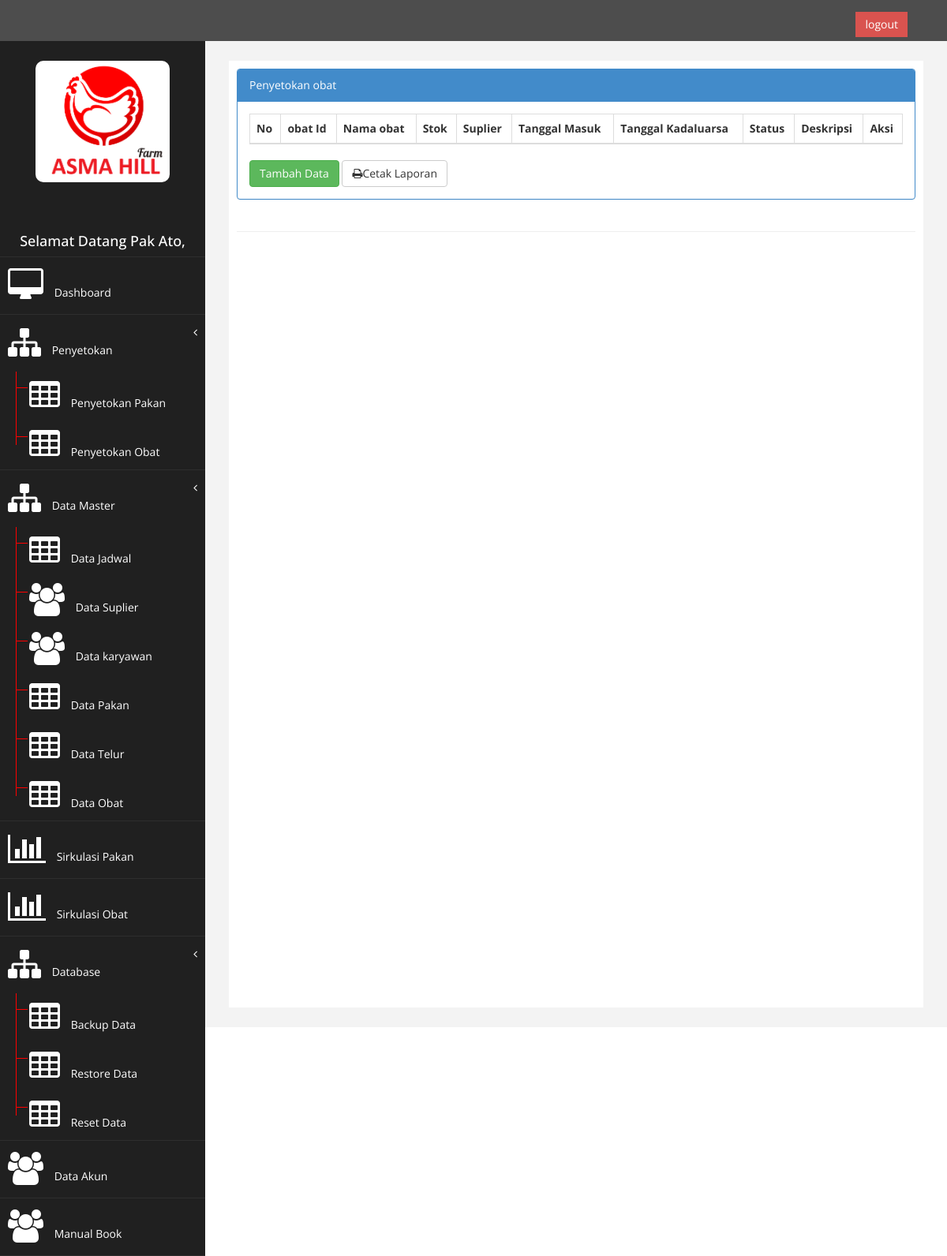
The app's page /index.php?page=view_stok_obat (signed in), older data.
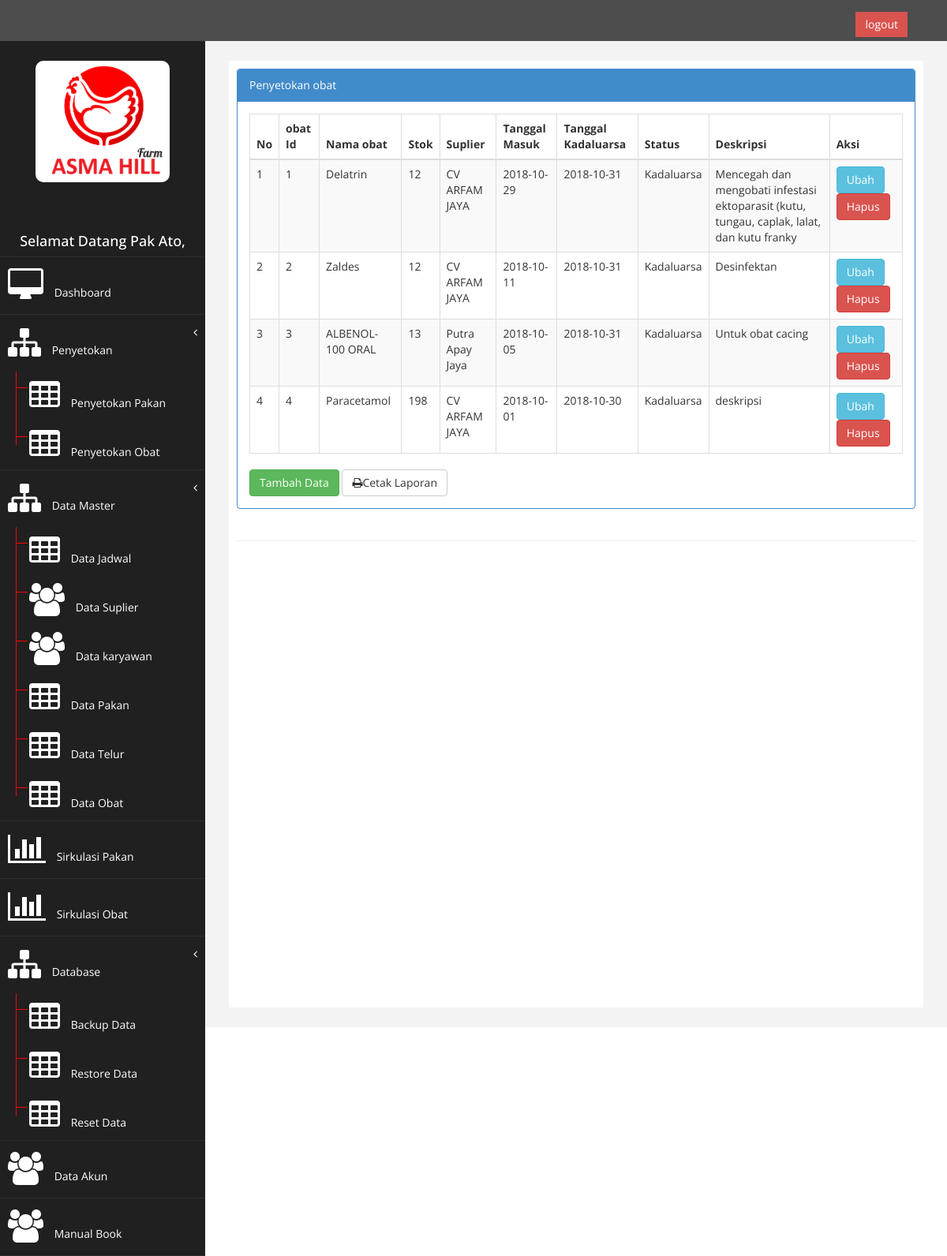
The same page, newer data.
### tables this page shows
CREATE TABLE `stok_obat` (
  `obat_id` int(11) NOT NULL AUTO_INCREMENT,
  `nama_obat` varchar(25) NOT NULL,
  `stok` int(11) NOT NULL,
  `id_suplier` int(5) NOT NULL,
  `id_kategori` int(11) NOT NULL,
  `tgl_masuk` date NOT NULL,
  `tgl_kadaluarsa` date NOT NULL,
  `deskripsi` varchar(100) NOT NULL,
  PRIMARY KEY (`obat_id`)
);

CREATE TABLE `tb_suplier` (
  `id_suplier` int(5) NOT NULL AUTO_INCREMENT,
  `nama_suplier` varchar(250) NOT NULL,
  `alamat_suplier` varchar(250) NOT NULL,
  `tlp_suplier` varchar(12) NOT NULL,
  PRIMARY KEY (`id_suplier`)
);

### page/stok_obat/stok_obat.php (the view, shortened to what this page needs)
<div class="row">
                <div class="col-md-12">
                    <div class="panel panel-primary">
                        <div class="panel-heading">
                             Penyetokan obat
                        </div>
                        <div class="panel-body">
                            <div class="table-responsive">
                                <table class="table table-striped table-bordered table-hover" id="dataTables-example">
                                    <thead>
                                        <tr>
                                            <th>No</th>
                                            <th>obat Id</th>
                                            <th>Nama obat</th>
                                            <th>Stok</th>
                                            <th>Suplier</th>
                                            <th>Tanggal Masuk</th>
                                            <th>Tanggal Kadaluarsa</th>
                                            <th>Status</th>
                                            <th>Deskripsi</th>
                                            <th>Aksi</th>
                                        </tr>
                                    </thead>
                                    <tbody>
                                    <?php error_reporting(E_ALL ^ E_NOTICE);
                                    $no = 1;
                                    $sql = $koneksi->query("select stok_obat.obat_id,stok_obat.nama_obat, stok_obat.stok, stok_obat.id_suplier, stok_obat.tgl_masuk, stok_obat.tgl_kadaluarsa, tb_suplier.nama_suplier,IF(DATEDIFF(NOW(),tgl_kadaluarsa)>0,'Kadaluarsa','Belum Kadaluarsa') AS kadaluarsa, stok_obat.deskripsi from stok_obat INNER JOIN tb_suplier ON stok_obat.id_suplier=tb_suplier.id_suplier ");
                                    while ($data= $sql->fetch_assoc()){
                                    ?>
                                    <tr>
                                    <td><?php echo $no++; ?></td>
                                     <td><?php echo $data['obat_id']; ?></td>
                                    <td><?php echo $data['nama_obat']; ?></td>
                                    <td><?php echo $data['stok']; ?></td>
                                    <td><?php echo $data['nama_suplier']; ?></td>
                                    <td><?php echo $data['tgl_masuk']; ?></td>
                                    <td><?php echo $data['tgl_kadaluarsa']; ?></td>
                                    <td><?php echo $data['kadaluarsa']; ?></td>
                                     <td><?php echo $data['deskripsi']; ?></td>
                                    <td>
                                    <a href="?page=view_stok_obat&aksi=ubah&id=<?php echo $data['obat_id'];?>"  class="btn btn-info">Ubah</a>
                                    <a onclick="return confirm('Anda Yakin Akan Menghapus Data Ini?')" href="?page=view_stok_obat&aksi=hapus&id=<?php echo $data['obat_id']; ?>&kategori=<?php echo $_GET[id]; ?>" class="btn btn-danger">Hapus</a>
                                    </td>
                                    </tr>
                                    <?php } ?>
                                    </tbody>
                                    </table>
                                    </div>
                                    <a href="?page=view_stok_obat&aksi=tambah" class="btn btn-success" style="margin-bottom: : 8px";><i class="fa fa-back"></i>Tambah Data</a>
                                    <a href="./laporan/laporan_stok_obat.php" target="blank" class="btn btn-default" style="margin-bottom: : 8px";><i class="fa fa-print"></i>Cetak Laporan</a>
                                       </div>
                                        </div>
                                         </div>
                                          </div>

Row changes from the older to the newer data that the page shows:
added stok_obat: obat_id "1", nama_obat "Delatrin", stok "12", id_suplier.nama_suplier "CV ARFAM JAYA", tgl_masuk "2018-10-29", tgl_kadaluarsa "2018-10-31", kadaluarsa "Kadaluarsa", deskripsi "Mencegah dan mengobati infestasi ektoparasit (kutu, tungau, caplak, lalat, dan kutu franky"
added stok_obat: obat_id "2", nama_obat "Zaldes", stok "12", id_suplier.nama_suplier "CV ARFAM JAYA", tgl_masuk "2018-10-11", tgl_kadaluarsa "2018-10-31", kadaluarsa "Kadaluarsa", deskripsi "Desinfektan"
added stok_obat: obat_id "3", nama_obat "ALBENOL-100 ORAL", stok "13", id_suplier.nama_suplier "Putra Apay Jaya", tgl_masuk "2018-10-05", tgl_kadaluarsa "2018-10-31", kadaluarsa "Kadaluarsa", deskripsi "Untuk obat cacing"
added stok_obat: obat_id "4", nama_obat "Paracetamol", stok "198", id_suplier.nama_suplier "CV ARFAM JAYA", tgl_masuk "2018-10-01", tgl_kadaluarsa "2018-10-30", kadaluarsa "Kadaluarsa", deskripsi "deskripsi"
